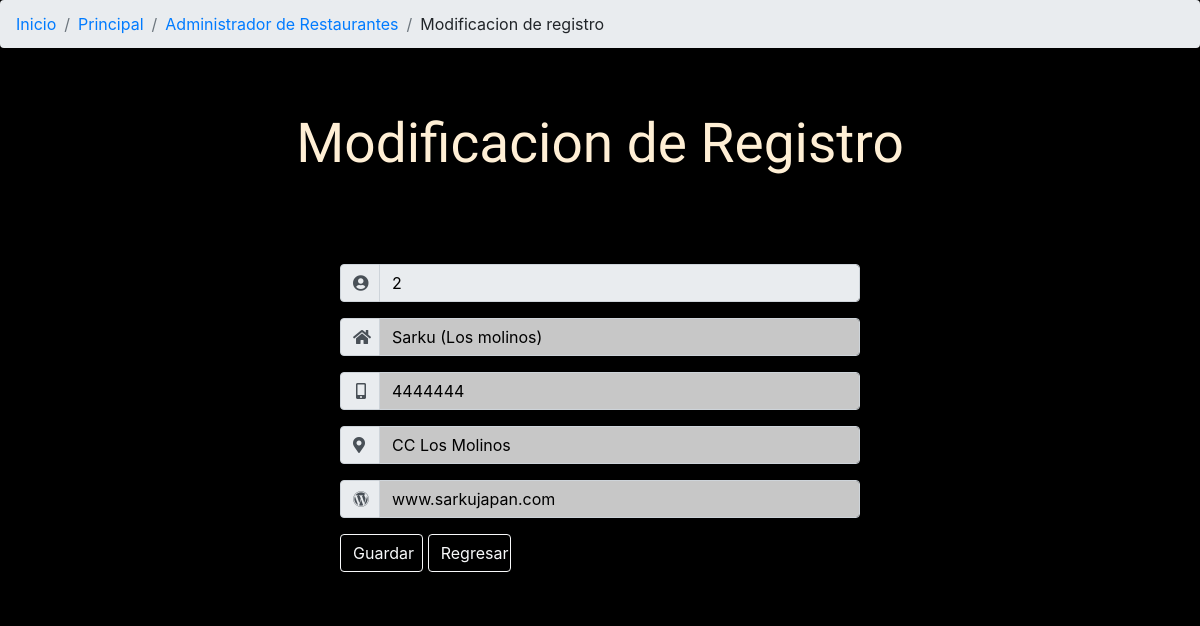
Page /restaurantes.formulario.php?id=2 (signed in) on the earlier database version.
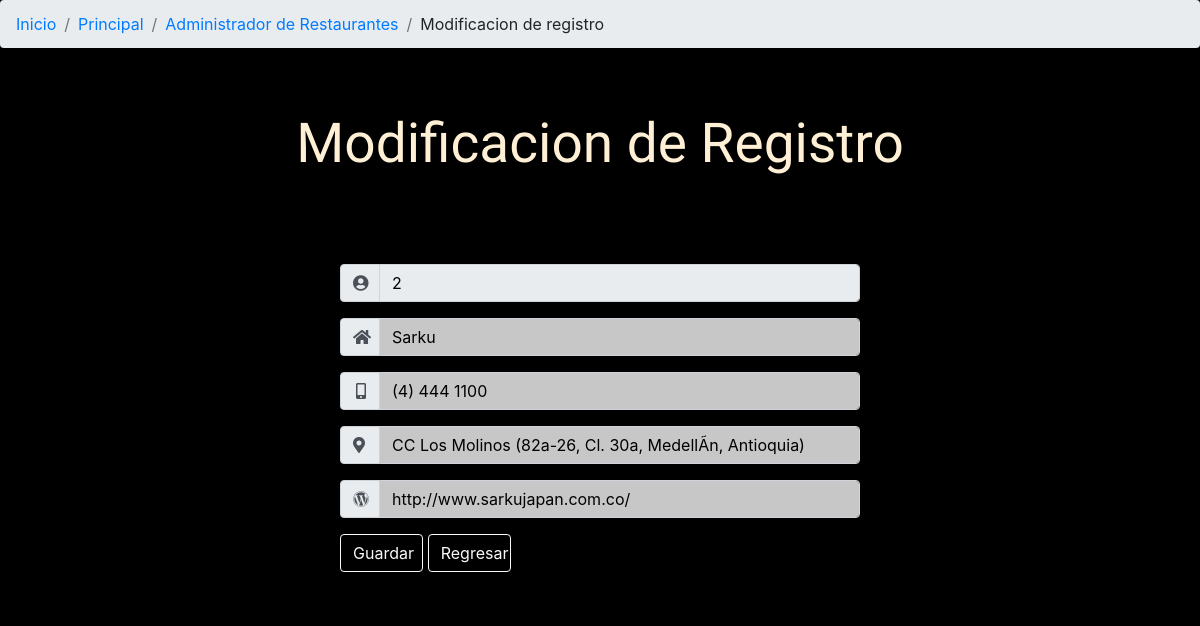
Same page on the later database version.
### tables this page shows
CREATE TABLE `restaurantes` (
  `id` int(100) NOT NULL COMMENT 'id restaurantes',
  `nombre` varchar(50) NOT NULL COMMENT 'nombre restaurantes',
  `telefono` varchar(50) NOT NULL COMMENT 'telefono restaurantes',
  `direccion` varchar(100) NOT NULL COMMENT 'direccion restaurantes',
  `web` varchar(100) DEFAULT NULL COMMENT 'web restaurantes'
);

### clases/conexion.php (called while the page is built, shortened)
<?php
class Conexion {
	function __construct()
	{
		$this->servidor="localhost";
		$this->usuario="root";
		$this->clave="";
		$this->basededatos="proyectosis";
		$this->conexion=new mysqli($this->servidor,$this->usuario,$this->clave,$this->basededatos);
	}
}
?>

### clases/restaurantes.php (called while the page is built, shortened)
<?php
include("conexion.php");
class restaurantes extends Conexion {
	function __construct(){
		$this->tabla="restaurantes";
	}
	function detalle(){
		$id=$_REQUEST['id'];
		$sql="select  * from ".$this->tabla." where id=".$id;
		$registros=array();
		if ($this->conexion->query($sql)) {
			$resultado=$this->conexion->query($sql);
			$registros=$resultado->fetch_array();
		} else {
			echo "Se presento un problema con el query: ";
		}
		return $registros;
	}
}
 ?>

### restaurantes.formulario.php (the view, shortened to what this page needs)
<?php
include("clases/restaurantes.php");
$clase=new Restaurantes;
if (isset($_REQUEST['id'])) {
	$detalle=$clase->detalle();
}
?>
<html>
<head>
	<?php include("incluidos/css.php");?>
	</head>
<body>
<nav aria-label="breadcrumb">
  <ol class="breadcrumb">
	 <li class="breadcrumb-item"><a href="index.php">Inicio</a></li>
	 <li class="breadcrumb-item"><a href="principal.php">Principal</a></li>
	 <li class="breadcrumb-item"><a href="adminres.php">Administrador de Restaurantes</a></li>
    <li class="breadcrumb-item" aria-current="page">Modificacion de registro</li>
  </ol>
</nav>
<br>
<header class="bienvenida">
	<h1>Modificacion de Registro</h1>
</header>
<div class="container">
	<div class="row">
	<div class="col-lg-3"></div>
	<div class="col-lg-6">
		<div class="tabla1">
			<form action="" method="post" name="frm" id="frm">
			<div class="input-group mb-3">
			  <div class="input-group-prepend">
			    <span class="input-group-text" id="basic-addon1"><i class="fas fa-user-circle"></i></span>
			  </div>
			  <input type="text" class="form-control" placeholder="" aria-label="text" autocomplete="off" aria-describedby="basic-addon1" name="id" id="id" readonly value="<?php if (isset($detalle)) echo $detalle["id"]?>">
			</div>
			<div class="input-group mb-3">
			  <div class="input-group-prepend">
			    <span class="input-group-text" id="basic-addon1"><i class="fas fa-home"></i></span>
			  </div>
			  <input type="text" class="form-control" placeholder="Nombre" aria-label="text" autocomplete="off" aria-describedby="basic-addon1" name="nombre" id="nombre" required maxlength="60" value="<?php if (isset($detalle)) echo $detalle["nombre"]?>">
			</div>
			<div class="input-group mb-3">
			  <div class="input-group-prepend">
			    <span class="input-group-text" id="basic-addon1"><i class="fas fa-mobile-alt"></i></span>
			  </div>
			  <input type="phone" class="form-control" placeholder="Telefono" aria-label="number" autocomplete="off" aria-describedby="basic-addon1" name="telefono" id="telefono" required maxlength="60" value="<?php if (isset($detalle)) echo $detalle["telefono"]?>">
			</div>
			<div class="input-group mb-3">
			  <div class="input-group-prepend">
			    <span class="input-group-text" id="basic-addon1"><i class="fas fa-map-marker-alt"></i></span>
			  </div>
			  <input type="adreess" class="form-control" placeholder="Direccion" aria-label="text" autocomplete="off" aria-describedby="basic-addon1" name="direccion" id="direccion" required maxlength="200" value="<?php if (isset($detalle)) echo $detalle["direccion"]?>">
			</div>
			<div class="input-group mb-3">
			  <div class="input-group-prepend">
			    <span class="input-group-text" id="basic-addon1"><i class="fab fa-wordpress"></i></span>
			  </div>
			  <input type="web" class="form-control" placeholder="Pagina Web" aria-label="text" autocomplete="off" aria-describedby="basic-addon1" name="web" id="web" required maxlength="200" value="<?php if (isset($detalle)) echo $detalle["web"]?>">
			</div>
			<div class="botones">
				<button class="btn btn-outline-light btn-guardar" type="submit" name="boton" id="boton">Guardar</button>
				<a href="adminres.php" class="btn btn-outline-light text-left btn-regresar" type="boton" name="boton" id="boton">Regresar</a>
			</div>
		</form>
	</div>
	</div>
	<div class="col-lg-3"></div>
	</div>
	</div>
</body>
</html>

Differences in the rows shown:
changed restaurantes id 2: nombre "Sarku (Los molinos)" → "Sarku"; telefono "4444444" → "(4) 444 1100"; direccion "CC Los Molinos" → "CC Los Molinos (82a-26, Cl. 30a, MedellÃ­n, Antioquia)"; web "www.sarkujapan.com" → "http://www.sarkujapan.com.co/"
